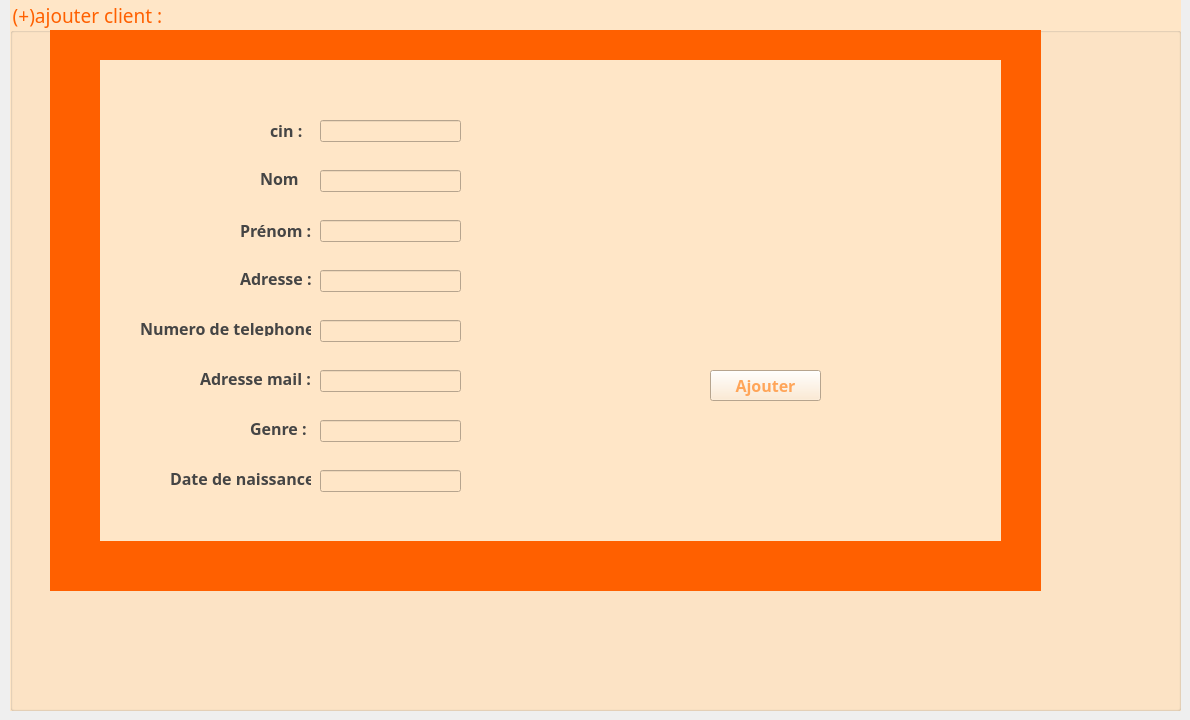
      <widget class="QWidget" name="tab_6">
       <attribute name="title">
        <string>ajouter client</string>
       </attribute>
       <widget class="QGroupBox" name="groupBox_2">
        <property name="enabled">
         <bool>true</bool>
        </property>
        <property name="geometry">
         <rect>
          <x>10</x>
          <y>0</y>
          <width>1171</width>
          <height>711</height>
         </rect>
        </property>
        <property name="font">
         <font>
          <family>Rockwell</family>
          <pointsize>14</pointsize>
          <weight>50</weight>
          <bold>false</bold>
         </font>
        </property>
        <property name="styleSheet">
         <string notr="true">color: rgb(255, 96, 0);

background-color: rgb(255, 230, 199);</string>
        </property>
        <property name="title">
         <string>(+)ajouter client :</string>
        </property>
        <widget class="QLabel" name="label">
         <property name="geometry">
          <rect>
           <x>250</x>
           <y>170</y>
           <width>41</width>
           <height>16</height>
          </rect>
         </property>
         <property name="font">
          <font>
           <family>Tw Cen MT Condensed</family>
           <pointsize>12</pointsize>
           <weight>75</weight>
           <bold>true</bold>
          </font>
         </property>
         <property name="styleSheet">
          <string notr="true">color: rgb(69, 69, 69);</string>
         </property>
         <property name="text">
          <string>Nom :</string>
         </property>
         <property name="scaledContents">
          <bool>true</bool>
         </property>
        </widget>
        <widget class="QLabel" name="label_5">
         <property name="geometry">
          <rect>
           <x>230</x>
           <y>220</y>
           <width>71</width>
           <height>21</height>
          </rect>
         </property>
         <property name="font">
          <font>
           <family>Tw Cen MT Condensed</family>
           <pointsize>12</pointsize>
           <weight>75</weight>
           <bold>true</bold>
          </font>
         </property>
         <property name="styleSheet">
          <string notr="true">color: rgb(69, 69, 69);</string>
         </property>
         <property name="text">
          <string>Prénom :</string>
         </property>
        </widget>
        <widget class="QLabel" name="label_9">
         <property name="geometry">
          <rect>
           <x>130</x>
           <y>320</y>
           <width>171</width>
           <height>16</height>
          </rect>
         </property>
         <property name="font">
          <font>
           <family>Tw Cen MT Condensed</family>
           <pointsize>12</pointsize>
           <weight>75</weight>
           <bold>true</bold>
          </font>
         </property>
         <property name="styleSheet">
          <string notr="true">color: rgb(69, 69, 69);</string>
         </property>
         <property name="text">
          <string>Numero de telephone :</string>
         </property>
        </widget>
        <widget class="QLabel" name="label_10">
         <property name="geometry">
          <rect>
           <x>230</x>
           <y>270</y>
           <width>71</width>
           <height>16</height>
          </rect>
         </property>
         <property name="font">
          <font>
           <family>Tw Cen MT Condensed</family>
           <pointsize>12</pointsize>
           <weight>75</weight>
           <bold>true</bold>
          </font>
         </property>
         <property name="styleSheet">
          <string notr="true">color: rgb(69, 69, 69);</string>
         </property>
         <property name="text">
          <string>Adresse :</string>
         </property>
        </widget>
        <widget class="QLabel" name="label_11">
         <property name="geometry">
          <rect>
           <x>190</x>
           <y>370</y>
           <width>121</width>
           <height>16</height>
          </rect>
         </property>
         <property name="font">
          <font>
           <family>Tw Cen MT Condensed</family>
           <pointsize>12</pointsize>
           <weight>75</weight>
           <bold>true</bold>
          </font>
         </property>
         <property name="styleSheet">
          <string notr="true">color: rgb(69, 69, 69);</string>
         </property>
         <property name="text">
          <string>Adresse mail :</string>
         </property>
        </widget>
        <widget class="QLabel" name="label_12">
         <property name="geometry">
          <rect>
           <x>160</x>
           <y>470</y>
           <width>141</width>
           <height>16</height>
          </rect>
         </property>
         <property name="font">
          <font>
           <family>Tw Cen MT Condensed</family>
           <pointsize>12</pointsize>
           <weight>75</weight>
           <bold>true</bold>
          </font>
         </property>
         <property name="styleSheet">
          <string notr="true">color: rgb(69, 69, 69);</string>
         </property>
         <property name="text">
          <string>Date de naissance :</string>
         </property>
        </widget>
        <widget class="QLineEdit" name="le_nom">
         <property name="geometry">
          <rect>
           <x>310</x>
           <y>170</y>
           <width>141</width>
           <height>22</height>
          </rect>
         </property>
        </widget>
        <widget class="QLineEdit" name="le_prenom">
         <property name="geometry">
          <rect>
           <x>310</x>
           <y>220</y>
           <width>141</width>
           <height>22</height>
          </rect>
         </property>
        </widget>
        <widget class="QLineEdit" name="le_numero">
         <property name="geometry">
          <rect>
           <x>310</x>
           <y>320</y>
           <width>141</width>
           <height>22</height>
          </rect>
         </property>
         <property name="styleSheet">
          <string notr="true"/>
         </property>
        </widget>
        <widget class="QLineEdit" name="le_adresse">
         <property name="geometry">
          <rect>
           <x>310</x>
           <y>270</y>
           <width>141</width>
           <height>22</height>
          </rect>
         </property>
        </widget>
        <widget class="QLineEdit" name="le_mail">
         <property name="geometry">
          <rect>
           <x>310</x>
           <y>370</y>
           <width>141</width>
           <height>22</height>
          </rect>
         </property>
         <property name="inputMask">
          <string/>
         </property>
        </widget>
        <widget class="QLabel" name="label_13">
         <property name="geometry">
          <rect>
           <x>260</x>
           <y>120</y>
           <width>51</width>
           <height>20</height>
          </rect>
         </property>
         <property name="font">
          <font>
           <family>Tw Cen MT Condensed</family>
           <pointsize>12</pointsize>
           <weight>75</weight>
           <bold>true</bold>
          </font>
         </property>
         <property name="styleSheet">
          <string notr="true">color: rgb(69, 69, 69);</string>
         </property>
         <property name="text">
          <string>cin :</string>
         </property>
        </widget>
        <widget class="QLineEdit" name="le_cin">
         <property name="geometry">
          <rect>
           <x>310</x>
           <y>120</y>
           <width>141</width>
           <height>22</height>
          </rect>
         </property>
        </widget>
        <widget class="QPushButton" name="pb_ajouter_client">
         <property name="geometry">
          <rect>
           <x>700</x>
           <y>370</y>
           <width>111</width>
           <height>31</height>
          </rect>
         </property>
         <property name="font">
          <font>
           <family>Tw Cen MT Condensed</family>
           <pointsize>12</pointsize>
           <weight>75</weight>
           <bold>true</bold>
          </font>
         </property>
         <property name="styleSheet">
          <string notr="true">color: rgb(255, 165, 89);
selection-color: rgb(255, 255, 255);</string>
         </property>
         <property name="text">
          <string>Ajouter</string>
         </property>
        </widget>
        <widget class="QLabel" name="label_14">
         <property name="geometry">
          <rect>
           <x>240</x>
           <y>420</y>
           <width>121</width>
           <height>16</height>
          </rect>
         </property>
         <property name="font">
          <font>
           <family>Tw Cen MT Condensed</family>
           <pointsize>12</pointsize>
           <weight>75</weight>
           <bold>true</bold>
          </font>
         </property>
         <property name="styleSheet">
          <string notr="true">color: rgb(69, 69, 69);</string>
         </property>
         <property name="text">
          <string>Genre :</string>
         </property>
        </widget>
        <widget class="QLineEdit" name="le_date">
         <property name="geometry">
          <rect>
           <x>310</x>
           <y>470</y>
           <width>141</width>
           <height>22</height>
          </rect>
         </property>
         <property name="styleSheet">
          <string notr="true"/>
         </property>
        </widget>
        <widget class="QLineEdit" name="le_genre">
         <property name="geometry">
          <rect>
           <x>310</x>
           <y>420</y>
           <width>141</width>
           <height>22</height>
          </rect>
         </property>
         <property name="styleSheet">
          <string notr="true"/>
         </property>
        </widget>
        <widget class="QLabel" name="label_40">
         <property name="geometry">
          <rect>
           <x>820</x>
           <y>80</y>
           <width>151</width>
           <height>141</height>
          </rect>
         </property>
         <property name="text">
          <string/>
         </property>
         <property name="pixmap">
          <pixmap>../../../Downloads/WhatsApp_Image_2023-10-09_at_11.52.56_PM-removebg-preview.png</pixmap>
         </property>
         <property name="scaledContents">
          <bool>true</bool>
         </property>
         <property name="openExternalLinks">
          <bool>false</bool>
         </property>
        </widget>
        <widget class="QLabel" name="label_39">
         <property name="geometry">
          <rect>
           <x>40</x>
           <y>30</y>
           <width>991</width>
           <height>561</height>
          </rect>
         </property>
         <property name="styleSheet">
          <string notr="true">background-color: rgb(255, 96, 0);</string>
         </property>
         <property name="text">
          <string/>
         </property>
        </widget>
        <widget class="QLabel" name="label_41">
         <property name="geometry">
          <rect>
           <x>90</x>
           <y>60</y>
           <width>901</width>
           <height>481</height>
          </rect>
         </property>
         <property name="styleSheet">
          <string notr="true">background-color: rgb(255, 230, 199);</string>
         </property>
         <property name="text">
          <string/>
         </property>
        </widget>
        <zorder>label_39</zorder>
        <zorder>label_41</zorder>
        <zorder>label_9</zorder>
        <zorder>label_11</zorder>
        <zorder>label_12</zorder>
        <zorder>label_13</zorder>
        <zorder>label_14</zorder>
        <zorder>label</zorder>
        <zorder>label_5</zorder>
        <zorder>le_nom</zorder>
        <zorder>le_prenom</zorder>
        <zorder>le_numero</zorder>
        <zorder>le_adresse</zorder>
        <zorder>le_mail</zorder>
        <zorder>label_10</zorder>
        <zorder>le_cin</zorder>
        <zorder>pb_ajouter_client</zorder>
        <zorder>le_date</zorder>
        <zorder>le_genre</zorder>
        <zorder>label_40</zorder>
       </widget>
      </widget>
